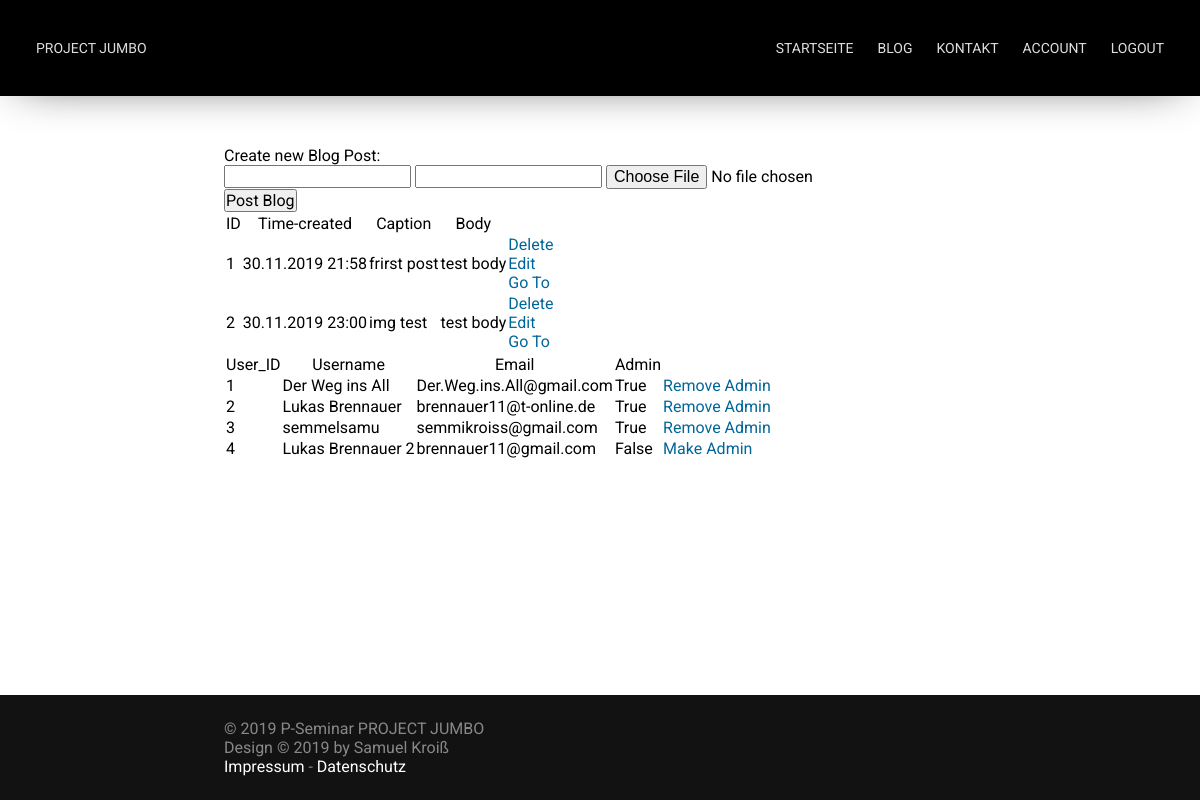
The app's page /admin (signed in) with its own data.
### app/models.py (models this page shows, shortened)
class Blog_Post(db.Model):
    id = db.Column(db.Integer, primary_key=True)
    caption = db.Column(db.String, nullable=False)
    posted_by = db.Column(db.Integer, db.ForeignKey("user.id"))
    body = db.Column(db.String, nullable=False)
    time_created = db.Column(db.DateTime, default=datetime.now() )
    images = db.Column(db.String)

class User(db.Model):
    id = db.Column(db.Integer, primary_key=True)
    username = db.Column(db.String(64), nullable=False, unique=True)
    password_hash = db.Column(db.String(120))
    email = db.Column(db.String, nullable=False, unique=True)
    admin_acc = db.Column(db.Boolean, default=False, nullable=False)
    is_active = True
    is_authenticated = True

### app/routes.py (the view)
@app.route("/admin", methods=['POST', 'GET'])
@login_required
def admin():
    if current_user.admin_acc == True:
        if request.method == 'POST':
            images = []
            try_image = 0
            is_image = True
            while True:
                try:
                    try_image+=1
                    file = request.files['file'+str(try_image)]
                    if file.filename != '':
                        if file and allowed_file(file.filename):
                            filename = secure_filename(file.filename)
                            path = 'static/blog_images/'+str(max_post_id()+1)
                            if not os.path.exists(path):
                                os.makedirs(path)
                            file.save(path+'/'+filename)
                            images.append(filename)
                except:
                    break
            result_string = ""
            for image in images:
                result_string += str(max_post_id()+1)+'/'+image+' ; '
            try:
                db.session.add(Blog_Post(caption=request.form['caption'], posted_by=current_user.id, body=request.form['body'], images=result_string))
                db.session.commit()
                return redirect(url_for('admin'))
            except Exception as e:
                return render_template("error.html", title="Error", error=e)
        else:
            posts = Blog_Post.query.order_by(Blog_Post.time_created).all()
            users = User.query.order_by(User.id).all()
            return render_template("admin.html", title="Admin", posts=posts, users=users)
    else:
        return render_template("error.html", title="Error", error="You're not allowed to use that page!")

### app/models.py (called while the page is built)
@login.user_loader
def load_user(id):
    return User.query.get(id)

### templates/admin.html (shortened to what this page needs)
{% extends 'base.html' %}
{% block content %}
    <p>Create new Blog Post:</p>
    <form action="/admin" method="POST" enctype=multipart/form-data id="blog_post_form">
        <input type="text" name="caption">
        <input type="text" name="body">
        <input type=file name="file1" id="file_input_1" onchange="set_file_input()">
        <input type="submit" value="Post Blog">
    </form>
    {% if posts|length < 1 %}
        <p>There are no Blogposts available!</p>
    {% else %}
        <table>
            <tr>
                <th>ID</th>
                <th>Time-created</th>
                <th>Caption</th>
                <th>Body</th>
            </tr>
            {% for post in posts %}
                <tr>
                    <td>{{ post.id }}</td>
                    <td>{{ post.time_created.__format__("%d.%m.%Y %H:%M") }}</tds>
                    <td>{{ post.caption }}</td>
                    <td>{{ post.body }}</td>
                    <td>
                        <a href="{{ url_for( 'delete', id=post.id ) }}">Delete</a>
                        <br>
                        <a href="{{ url_for( 'edit', id=post.id ) }}">Edit</a>
                        <br>
                        <a href="{{ url_for( 'blog_post', id=post.id ) }}">Go To</a>
                    </td>
                </tr>
            {% endfor %}
        </table>
    {% endif %}
    {% if users|length < 1 %}
        <p>There are no Users available!</p>
    {% else %}
        <table>
            <tr>
                <th>User_ID</th>
                <th>Username</th>
                <th>Email</th>
                <th>Admin</th>
            </tr>
            {% for user in users %}
                <tr>
                    <td>{{ user.id }}</td>
                    <td>{{ user.username }}</tds>
                    <td>{{ user.email }}</td>
                    <td>{{ user.admin_acc }}</td>
                    <td>
                        <a href="{{ url_for( 'manage_admin', id=user.id ) }}">
                            {% if user.admin_acc==true %}
                                Remove Admin
                            {% else %}
                                Make Admin
                            {% endif %}
                        </a>
                    </td>
                </tr>
            {% endfor %}
        </table>
    {% endif %}
{% endblock %}

### templates/base.html (shortened to what this page needs)
<!DOCTYPE html>
<html>
	<head>
		<link href="{{ url_for('static', filename='css/main.css') }}" rel="stylesheet">
		<link href="{{ url_for('static', filename='css/nav.css') }}" rel="stylesheet">
	</head>
	<body>
		<div id="container">
			<nav id="nav" bg>
				<a href="{{ url_for('index') }}">Project Jumbo</a>
				<ul>
					<li><a href="{{ url_for('index') }}">Startseite</a></li>
					<li><a href="{{ url_for('blog') }}">Blog</a></li>
					<li><a href="#">Kontakt</a></li>
					{% if current_user.is_authenticated %}
					<li><a href="{{ url_for('user_page') }}">Account</a></li>
					<li><a href="{{ url_for('logout') }}">Logout</a></li>
					{% else %}
					<li><a href="{{ url_for('login') }}">Login</a></li>
					{% endif %}
				</ul>
			</nav>
			<div class="spacer nav"></div>
			<section id="content">
				{% block content %}  {% endblock %}
			</section>
			<div class="spacer footer"></div>
			<footer id="footer">
				<p>&copy; 2019 P-Seminar PROJECT JUMBO<br />Design &copy; 2019 by Samuel Kroiß<br /><a href="#">Impressum</a> - <a href="#">Datenschutz</a></p>
			</footer>
		</div>
	</body>
</html>

### static/css/main.css (style rules this page uses)
* { margin: 0; padding: 0; font-family: 'Roboto', sans-serif; font-size: 16px; font-weight: 400; text-decoration: none; scroll-behavior: smooth; }
body { width: 100%; height: 100%; overflow-x: hidden; overflow-y: scroll; }
.spacer { width: 100vw; }
.spacer.nav { height: 96px; }
.spacer.footer { height: 105px; }
#content a, b { display: inline; padding: 0; }
#content * a { color: #006699; }
#container { display: block; width: 100%; min-height: 100vh; position: relative; }
#content { max-width: 800px; margin: 0 auto; padding: 50px 24px; box-sizing: border-box; }
#footer { width: 100%; background: #121212; position: absolute; right: 0; bottom: 0; left: 0; }
#footer p { max-width: 800px; margin: 0 auto; padding: 24px; color: #888888; box-sizing: border-box; }
#footer a { text-decoration: none; color: #FFFFFF; }

### static/css/nav.css (style rules this page uses)
:root { --link-color: #DEDEDE; }
#nav { width: 100%; height: 96px; box-sizing: border-box; position: fixed; z-index: 10; overflow: hidden; transition: background 500ms, box-shadow 500ms, height 300ms; }
#nav[bg] { background: #000000; box-shadow: 0px 0px 50px -20px rgba(0,0,0,1); }
#nav ul { float: right; display: flex; }
#nav ul li { list-style-type: none; }
#nav a { color: var(--link-color); text-transform: uppercase; font-size: 14px; line-height: 48px; float: left; padding: 0 12px; display: block; transition: color 100ms; }
#nav a { font-family: 'Alata', sans-serif; }
#nav ul li a { font-family: 'Roboto', sans-serif; }
@media only screen and (min-width: 900px) { #nav { padding: 24px; } }

### records on screen
Blog_Post: id "1", time_created.__format__ "30.11.2019 21:58", caption "frirst post", body "test body"
Blog_Post: id "2", time_created.__format__ "30.11.2019 23:00", caption "img test", body "test body"
User: id "1", username "Der Weg ins All", email "Der.Weg.ins.All@gmail.com", admin_acc "True", shows "Remove Admin"
User: id "2", username "Lukas Brennauer", email "brennauer11@t-online.de", admin_acc "True", shows "Remove Admin"
User: id "3", username "semmelsamu", email "semmikroiss@gmail.com", admin_acc "True", shows "Remove Admin"
User: id "4", username "Lukas Brennauer 2", email "brennauer11@gmail.com", admin_acc "False", shows "Make Admin"
